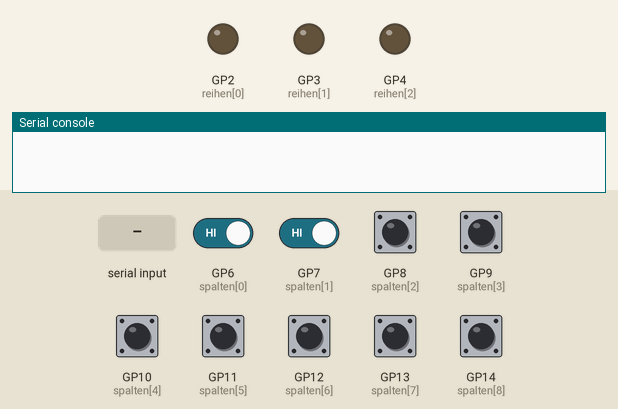
This program was run on a simulated Raspberry Pi Pico running MicroPython. Shown: output pins drawn as LEDs (lit = HIGH), the last lines printed to the serial console. The inputs (shaded band) are chosen by the test bench; at power-on: GP6 (spalten[0]), GP7 (spalten[1]), GP8 (spalten[2]), GP9 (spalten[3]), GP10 (spalten[4]), GP11 (spalten[5]), GP12 (spalten[6]), GP13 (spalten[7]), GP14 (spalten[8]) HIGH.

Above: at 1.2 s.
1.3 s: "SEND_IDENT" typed at the serial console, then Enter
At 1.6 s:
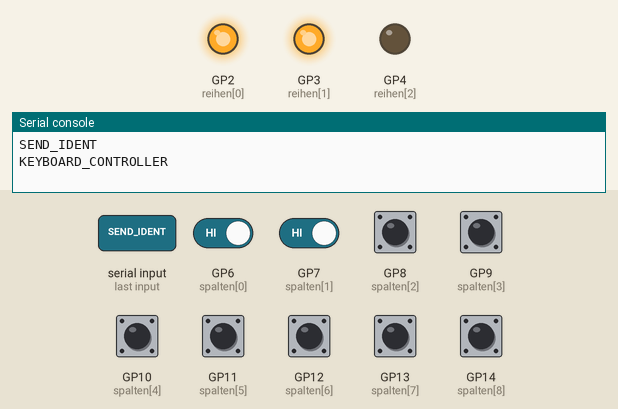
2.8 s: GP6 (spalten[0]) driven LOW and GP7 (spalten[1]) driven LOW
At 4.7 s:
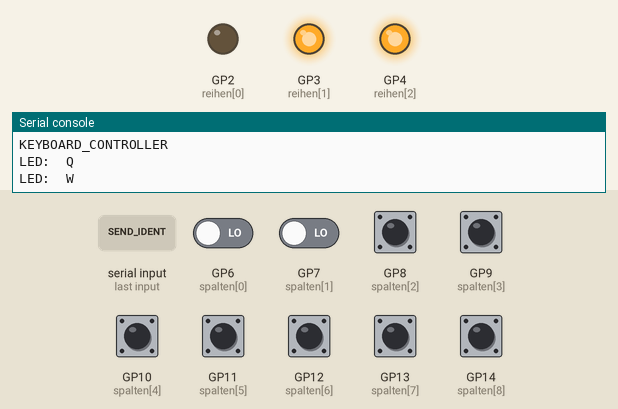
5.8 s: GP8 (spalten[2]) pulled LOW for 1 s
At 9.7 s:
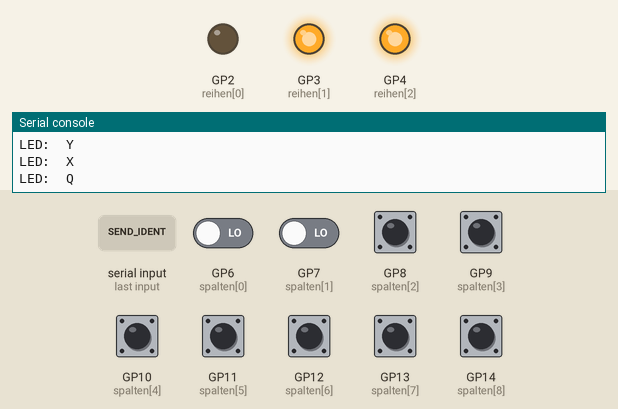
9.8 s: GP9 (spalten[3]) pulled LOW for 1 s
At 10.7 s:
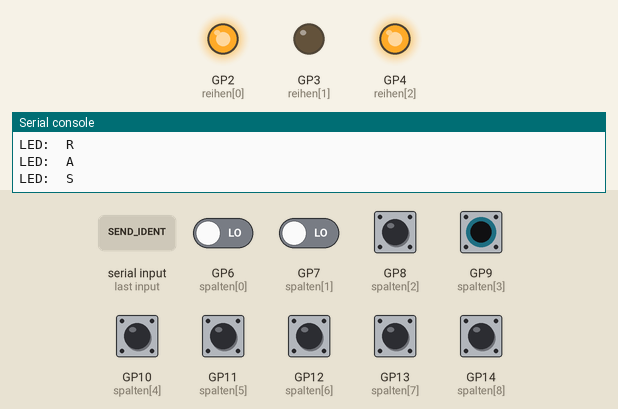
12.3 s: GP7 (spalten[1]) driven HIGH and GP8 (spalten[2]) driven LOW
15.3 s: GP10 (spalten[4]) pulled LOW for 1 s
At 16.6 s:
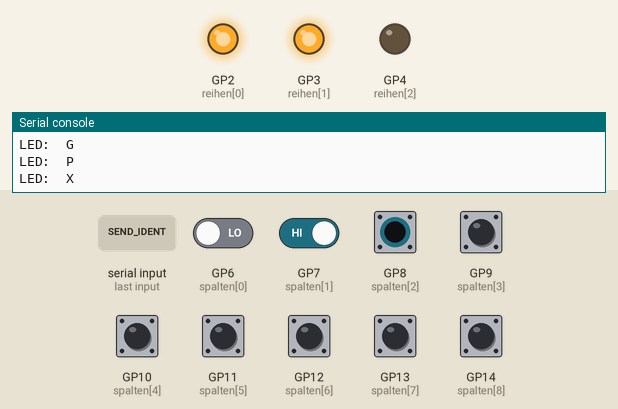
Timing chart, 0 to 18.3 s (numbered marks = the images above; inputs shaded):
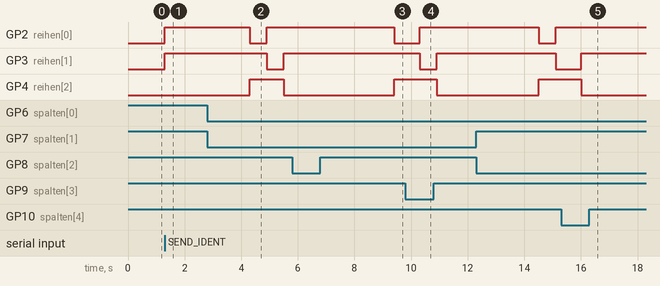

The program:

Taster.py
```python
from machine import Pin
import time
import sys
import uselect

identifier = "KEYBOARD_CONTROLLER"
isIdentified = False

#spoll erlaubt es zu gucken ob es nachrichten gibt ohne den Pico zu Blockieren
spoll = uselect.poll()
spoll.register(sys.stdin, uselect.POLLIN)

def read_message():
    if spoll.poll(0):	#Nur wenn eine Nachricht da ist, die Nachricht lesen
        return sys.stdin.readline()
    return None

def sendIdent():
    print(identifier)

def sendReply():
    print(identifier + " Replies")

def reset():
    global isIdentified
    isIdentified = False


commands = {
    "SEND_IDENT": sendIdent,
    "SEND_REPLY": sendReply,
    "RESET": reset
}


def handle_command(cmd):
    action = commands.get(cmd.strip().upper())
    if action:
        action()
    else:
        print("Unknown Command:", cmd)

def test_handler(cmd):
    return

def Identify():
    global isIdentified
    line = read_message()
    if line != None:
        line = line.strip()
        if line == "SEND_IDENT":
            print(identifier)
            isIdentified = True
    else:
        return


# Reihen + GPIO 2-4
reihen = [Pin(i, Pin.OUT) for i in range(2, 5)]

# Spalten + GPIO 5-13
spalten = [Pin(i, Pin.IN, Pin.PULL_UP) for i in range(6, 15)]

# Tastenzuordnung: [Reihe][Spalte]
tastenfeld = [
    ['Q', 'W', 'E', 'R', 'T', 'Z', 'U', 'I', 'O'],    # Reihe 0
    ['A', 'S', 'D', 'F', 'G', 'H', 'J', 'K', None],   # Reihe 1
    ['P', 'Y', 'X', 'C', 'V', 'B', 'N', 'M', 'L']     # Reihe 2 (letztes Feld leer)
]

def tasten_scannen():
    for reihen_index in range(len(reihen)):
        for r in range(len(reihen)):
            reihen[r].value(1)

        reihen[reihen_index].value(0)

        for spalten_index in range(len(spalten)):
            if not spalten[spalten_index].value():
                taste = tastenfeld[reihen_index][spalten_index]
                if taste is not None:
                    print("LED: ", taste)
                    time.sleep(0.3)


while True:
    if not isIdentified:
        Identify()
        continue

    tasten_scannen()
    time.sleep(3)
```

Measured:
- after the input at 1.3 s, GP2 (reihen[0]), GP3 (reihen[1]): LOW → HIGH at once
- after the input at 2.8 s, GP2 (reihen[0]): HIGH → LOW after 1.5 s, → HIGH 0.60 s later; GP3 (reihen[1]): HIGH → LOW after 2.1 s, → HIGH 0.60 s later; GP4 (reihen[2]): LOW → HIGH after 1.5 s, → LOW 1.2 s later
- after the input at 5.8 s, GP3 (reihen[1]): stays HIGH (without the input it goes to LOW after 3.9 s); GP4 (reihen[2]): LOW → HIGH after 3.6 s instead of 3.3 s
- after the input at 9.8 s, GP2 (reihen[0]): LOW → HIGH after 0.50 s instead of 0.20 s; GP4 (reihen[2]): HIGH → LOW after 1.1 s instead of 0.80 s
- after the input at 15.3 s, GP3 (reihen[1]): LOW → HIGH after 0.71 s instead of 0.41 s; GP4 (reihen[2]): HIGH → LOW after 0.71 s instead of 0.41 s
